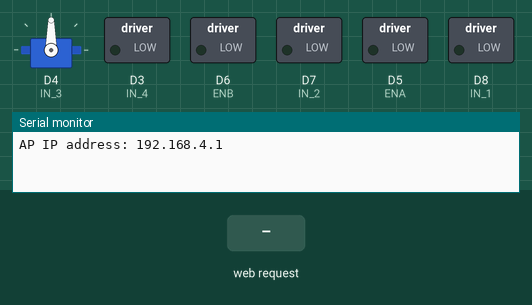
The sketch below on a simulated ESP8266 (NodeMCU). Parts: servo, switched loads named in the sketch (green lamp = pin HIGH), the last lines printed to the serial monitor. The inputs (shaded band) are chosen by the test bench. Pins used as bus, display or sensor lines are not drawn.

Above: at 1.2 s.
1.3 s: HTTP request GET /?State=F received
At 2.1 s:
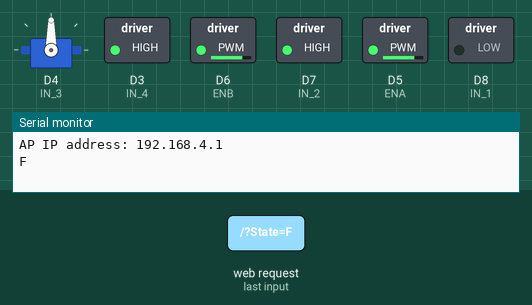
2.8 s: HTTP request GET /?State=B received
At 3.3 s:
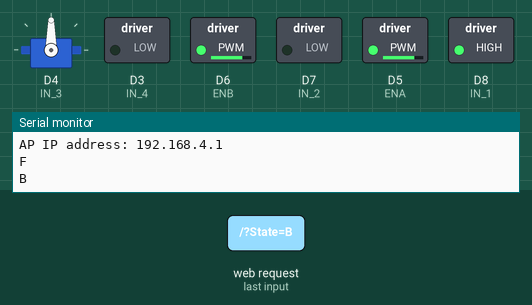
4.3 s: HTTP request GET /?State=L received
At 5.5 s:
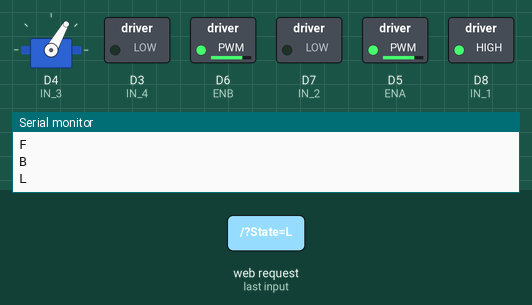
5.8 s: HTTP request GET /?State=R received
At 6.8 s:
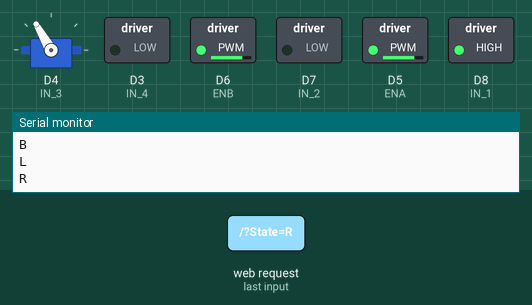
7.3 s: HTTP request GET /?State=F received
At 7.9 s:
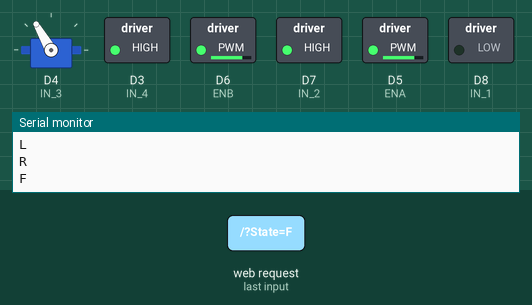
8.8 s: HTTP request GET /?State=L received
At 9.1 s:
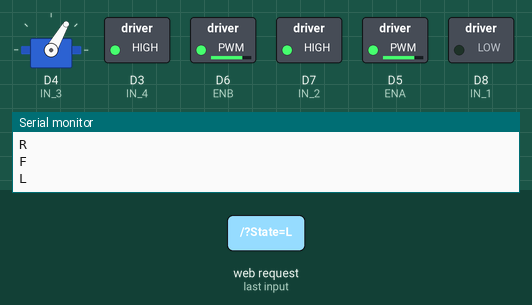
Timing chart, 0 to 11.3 s (numbered marks = the images above; inputs shaded):
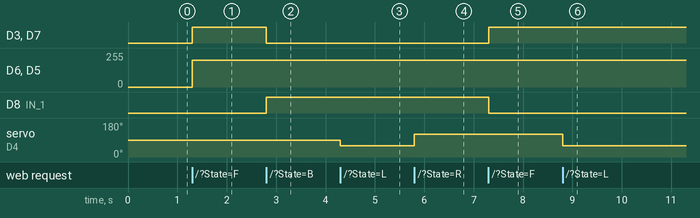

The sketch:

Rock_crawler_final_code.ino
```cpp
// NodeMCU Based WIFI Controlled Car//

#define ENA   14          // Enable/speed motors Right        GPIO14(D5)
#define ENB   12          // Enable/speed motors Left         GPIO12(D6)
#define IN_1  15          // L298N in1 motors Right           GPIO15(D8)
#define IN_2  13          // L298N in2 motors Right           GPIO13(D7)
#define IN_3  2           // L298N in3 motors Left            GPIO2(D4)
#define IN_4  0           // L298N in4 motors Left            GPIO0(D3)

#include <ESP8266WiFi.h>
#include <WiFiClient.h>
#include <ESP8266WebServer.h>
#include <Servo.h>

String command;             //String to store app command state.
Servo myservo;              // create Servo object to control a servo
int speedCar = 800;         // 400 - 1023.
int currentAngle = 90;      // Default position

const char* ssid = "Nik's Wifi Car";
ESP8266WebServer server(80);

void setup()
{

 pinMode(ENA, OUTPUT);
 pinMode(ENB, OUTPUT);
 pinMode(IN_1, OUTPUT);
 pinMode(IN_2, OUTPUT);
 pinMode(IN_3, OUTPUT);
 pinMode(IN_4, OUTPUT);

 myservo.attach(D4);               // attaches the servo on pin 9 to the Servo object

 myservo.write(currentAngle);     // Set to center initially

 Serial.begin(115200);

// Connecting WiFi

  WiFi.mode(WIFI_AP);
  WiFi.softAP(ssid);
  IPAddress myIP = WiFi.softAPIP();
  Serial.print("AP IP address: ");
  Serial.println(myIP);

 // Starting WEB-server
     server.on ( "/", HTTP_handleRoot );
     server.onNotFound ( HTTP_handleRoot );
     server.begin();
}

void goAhead()
{

      digitalWrite(IN_1, LOW);
      digitalWrite(IN_2, HIGH);
      analogWrite(ENA, speedCar);

      digitalWrite(IN_3, LOW);
      digitalWrite(IN_4, HIGH);
      analogWrite(ENB, speedCar);

}

void goBack()
{

      digitalWrite(IN_1, HIGH);
      digitalWrite(IN_2, LOW);
      analogWrite(ENA, speedCar);

      digitalWrite(IN_3, HIGH);
      digitalWrite(IN_4, LOW);
      analogWrite(ENB, speedCar);
}

void move_steering_right()
{
   myservo.write(120);                // Move servo to 30 degree left
}

void move_steering_left()
{
   myservo.write(60);                  // Move servo to 30 degree right
}

void goAheadRight()
{
      myservo.write(120);

      digitalWrite(IN_1, LOW);         // Ahead Logic
      digitalWrite(IN_2, HIGH);
      analogWrite(ENA, speedCar);

      digitalWrite(IN_3, LOW);
      digitalWrite(IN_4, HIGH);
      analogWrite(ENB, speedCar);
}

void goAheadLeft()
{
      myservo.write(60);


      digitalWrite(IN_1, LOW);         // Ahead Logic
      digitalWrite(IN_2, HIGH);
      analogWrite(ENA, speedCar);

      digitalWrite(IN_3, LOW);
      digitalWrite(IN_4, HIGH);
      analogWrite(ENB, speedCar);
}

void goBackRight()
{
      myservo.write(120);


      digitalWrite(IN_1, HIGH);       // Back Logic
      digitalWrite(IN_2, LOW);
      analogWrite(ENA, speedCar);

      digitalWrite(IN_3, HIGH);
      digitalWrite(IN_4, LOW);
      analogWrite(ENB, speedCar);
}

void goBackLeft()
{
      myservo.write(60);


      digitalWrite(IN_1, HIGH);        // Back Logic
      digitalWrite(IN_2, LOW);
      analogWrite(ENA, speedCar);

      digitalWrite(IN_3, HIGH);
      digitalWrite(IN_4, LOW);
      analogWrite(ENB, speedCar);
}

void stopRobot()
{

      myservo.write(90);              // tell servo to go to default position


      digitalWrite(IN_1, LOW);
      digitalWrite(IN_2, LOW);
      analogWrite(ENA, speedCar);

      digitalWrite(IN_3, LOW);
      digitalWrite(IN_4, LOW);
      analogWrite(ENB, speedCar);
}

void loop()
{
    server.handleClient();

      command = server.arg("State");
      if (command == "F") goAhead();
      else if (command == "B") goBack();
      else if (command == "L") move_steering_left();
      else if (command == "R") move_steering_right();
      else if (command == "I") goAheadRight();
      else if (command == "G") goAheadLeft();
      else if (command == "J") goBackRight();
      else if (command == "H") goBackLeft();
      else if (command == "0") speedCar = 400;
      else if (command == "1") speedCar = 470;
      else if (command == "2") speedCar = 540;
      else if (command == "3") speedCar = 610;
      else if (command == "4") speedCar = 680;
      else if (command == "5") speedCar = 750;
      else if (command == "6") speedCar = 820;
      else if (command == "7") speedCar = 890;
      else if (command == "8") speedCar = 960;
      else if (command == "9") speedCar = 1023;
      else if (command == "S") stopRobot();
}

void HTTP_handleRoot(void)
{

if( server.hasArg("State"))
{
       Serial.println(server.arg("State"));
}
  server.send ( 200, "text/html", "" );
  delay(1);
}
```

Measured:
- after the input at 1.3 s, D3 (IN_4), D7 (IN_2): LOW → HIGH at once; D6 (ENB), D5 (ENA): 0/255 → 199/255 at once
- after the input at 2.8 s, D3 (IN_4), D7 (IN_2): HIGH → LOW at once; D8 (IN_1): LOW → HIGH at once
- after the input at 4.3 s, servo on D4 (IN_3): 90° → 60° at once
- after the input at 5.8 s, servo on D4 (IN_3): 60° → 120° at once
- after the input at 7.3 s, D3 (IN_4), D7 (IN_2): LOW → HIGH at once; D8 (IN_1): HIGH → LOW at once
- after the input at 8.8 s, servo on D4 (IN_3): 120° → 60° at once
